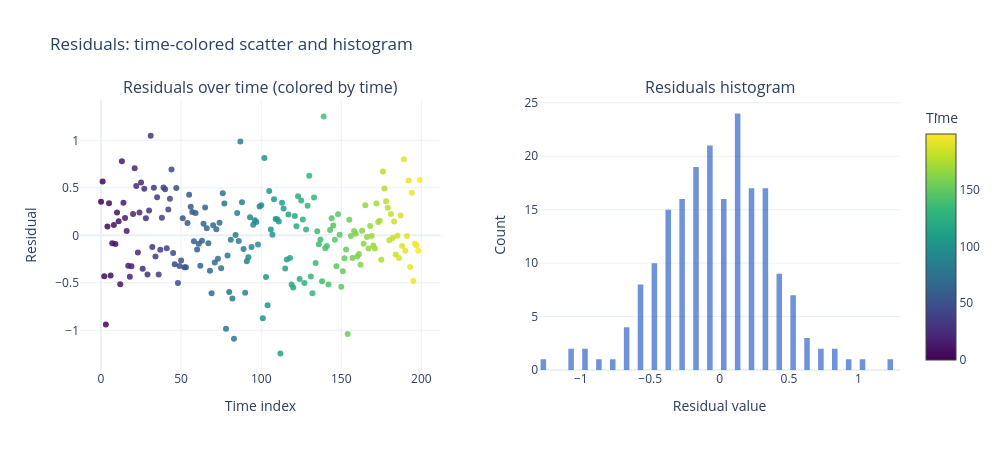

Write notebook code for a chart like this one.
### Code cell
# Test visually if the residuals can be clustered
residuals = results['OLS']['residuals']
T = len(residuals)
time_idx = np.arange(T)

# Create subplot: scatter (colored by time) + histogram
fig = make_subplots(rows=1, cols=2, subplot_titles=["Residuals over time (colored by time)", "Residuals histogram"], horizontal_spacing=0.12)

fig.add_trace(
    go.Scatter(
        x=time_idx,
        y=residuals,
        mode='markers',
        marker=dict(
            color=time_idx,
            colorscale='Viridis',
            showscale=True,
            colorbar=dict(title='Time'),
            size=0,
            opacity=0.85
        ),
        name='',
        hovertemplate='t=%{x}<br>res=%{y:.4f}<extra></extra>'
    ),
)

fig.add_trace(
    go.Histogram(
        x=residuals,
        nbinsx=30,
        marker=dict(color='rgba(50,100,200,0.7)'),
        name='Residuals histogram',
        showlegend=False
    ),
    row=1, col=2
)

# optional: add a rug / KDE overlay on the histogram for detail
fig.add_trace(
    go.Histogram(
        x=residuals,
        nbinsx=30,
        histnorm='probability density',
        marker=dict(color='rgba(0,0,0,0)'),
        showlegend=False,
        opacity=0.0,
    ),
    row=1, col=2
)

fig.update_layout(
    title_text='Residuals: time-colored scatter and histogram',
    width=1000,
    height=450,
    template='plotly_white'
)

fig.update_xaxes(title_text='Time index', row=1, col=1)
fig.update_yaxes(title_text='Residual', row=1, col=1)
fig.update_xaxes(title_text='Residual value', row=1, col=2)
fig.update_yaxes(title_text='Count', row=1, col=2)

fig.show()

### Figure 1 — Plotly figure (JSON) as saved in the notebook; plotly's stock layout.template omitted (floating-point values rounded to 4 significant figures; data arrays with more than 128 entries replaced by an {"elided": "..."} marker saying what was removed)
{"data": [{"hovertemplate": "t=%{x}<br>res=%{y:.4f}<extra></extra>", "marker": {"color": {"elided": "200 int values"}, "colorbar": {"title": {"text": "Time"}}, "colorscale": [[0, "#440154"], [0.1111, "#482878"], [0.2222, "#3e4989"], [0.3333, "#31688e"], [0.4444, "#26828e"], [0.5556, "#1f9e89"], [0.6667, "#35b779"], [0.7778, "#6ece58"], [0.8889, "#b5de2b"], [1, "#fde725"]], "opacity": 0.85, "showscale": true, "size": 0}, "mode": "markers", "name": "", "type": "scatter", "x": {"elided": "200 int values"}, "y": {"elided": "200 float values"}}, {"marker": {"color": "rgba(50,100,200,0.7)"}, "name": "Residuals histogram", "nbinsx": 30, "showlegend": false, "type": "histogram", "x": {"elided": "200 float values"}, "xaxis": "x2", "yaxis": "y2"}, {"histnorm": "probability density", "marker": {"color": "rgba(0,0,0,0)"}, "nbinsx": 30, "opacity": 0, "showlegend": false, "type": "histogram", "x": {"elided": "200 float values"}, "xaxis": "x2", "yaxis": "y2"}], "layout": {"annotations": [{"font": {"size": 16}, "showarrow": false, "text": "Residuals over time (colored by time)", "x": 0.22, "xanchor": "center", "xref": "paper", "y": 1, "yanchor": "bottom", "yref": "paper"}, {"font": {"size": 16}, "showarrow": false, "text": "Residuals histogram", "x": 0.78, "xanchor": "center", "xref": "paper", "y": 1, "yanchor": "bottom", "yref": "paper"}], "height": 450, "title": {"text": "Residuals: time-colored scatter and histogram"}, "width": 1000, "xaxis": {"anchor": "y", "domain": [0, 0.44], "title": {"text": "Time index"}}, "xaxis2": {"anchor": "y2", "domain": [0.56, 1], "title": {"text": "Residual value"}}, "yaxis": {"anchor": "x", "domain": [0, 1], "title": {"text": "Residual"}}, "yaxis2": {"anchor": "x2", "domain": [0, 1], "title": {"text": "Count"}}}}
